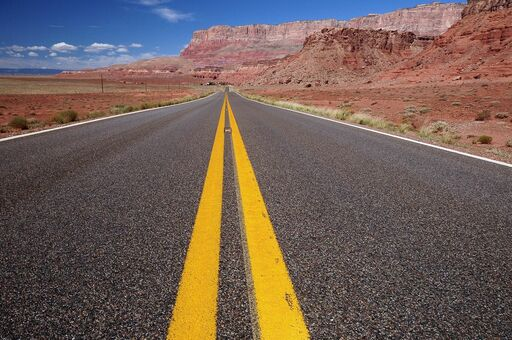
//> input picture route_low.jpg, 512 x 340 px
$ ./bouhadoune   (built with g++ and OpenCV 4)
//> lines starting //> are read from the running program, lines starting //| are printed output that depends on the picture; after the words box and inside, x2 and y2 are one past the last pixel; in counts of white or black regions, pixels touching at a corner belong together
#include <stdio.h>
#include <iostream>
#include <thread>
#include <vector>
#include <mutex>
#include <chrono>
#include <opencv4/opencv2/opencv.hpp>
using namespace cv;
using namespace std;

#include <sys/time.h>

#define PI 3.14159265
#define thetaStep 6      // Augmenté pour réduire le nombre d'orientations à tester
#define NUM_THREADS 4    // Nombre de threads pour la parallélisation
#define ROI_FACTOR 0.6   // Facteur pour la région d'intérêt (60% inférieure de l'image)
#define USE_IMAGE 1      // Utiliser une image au lieu de la caméra
#define BENCHMARK_RUNS 50 // Nombre d'exécutions pour le benchmark

// Mutex pour l'accès concurrent à l'accumulateur Hough
std::mutex acc_mutex;

// Structure pour passer les paramètres aux threads
struct ThreadParams {
    Mat* frame;
    int* filterGX;
    int* filterGY;
    int size;
    Mat* out;
    int limit;
    int startRow;
    int endRow;
};

// Version threadée et optimisée de l'algorithme de Sobel
// [59 lines left out: functions SobelThread, SobelMultiThread, not called in this run]

// Version optimisée de la transformée de Hough pour chaque thread
void HoughThread(const Mat& frame, Mat& acc, int startRow, int endRow) {
    const int cols = frame.cols;
    const int step = frame.step;
    const double angleStep = thetaStep * PI / 180.0;

    // Précalcul des sinus et cosinus pour toutes les orientations
    const int angleCount = 180 / thetaStep;
    vector<double> cosTable(angleCount);
    vector<double> sinTable(angleCount);

    for (int t = 0; t < angleCount; t++) {
        double theta = t * angleStep;
        cosTable[t] = cos(theta);
        sinTable[t] = sin(theta);
    }

    for (int i = startRow; i < endRow; i++) {
        const uchar* row = frame.ptr<uchar>(i);

        for (int j = 0; j < cols; j++) {
            if (row[j] > 0) {  // Pixel est un bord
                for (int t = 0; t < angleCount; t++) {
                    double rho = j * cosTable[t] + i * sinTable[t];
                    if (rho > 0) {
                        int rhoIndex = cvRound(rho);

                        // Protection de l'accès concurrent à l'accumulateur
                        acc_mutex.lock();
                        acc.at<ushort>(t, rhoIndex) += 1;
                        acc_mutex.unlock();
                    }
                }
            }
        }
    }
}

// Transformée de Hough multi-threadée optimisée avec région d'intérêt
void HoughMultiThread(const Mat& frame, Mat& acc, Mat& f) {
    std::vector<std::thread> threads;

    // Calcul de la région d'intérêt (ROI) - partie inférieure de l'image
    int roiStartRow = frame.rows * (1 - ROI_FACTOR);
    int rowsPerThread = (frame.rows - roiStartRow) / NUM_THREADS;

    // Lancement des threads pour la transformée de Hough
    for (int i = 0; i < NUM_THREADS; i++) {
        int startRow = roiStartRow + i * rowsPerThread;
        int endRow = (i == NUM_THREADS - 1) ? frame.rows : roiStartRow + (i + 1) * rowsPerThread;

        threads.push_back(std::thread(HoughThread, std::ref(frame), std::ref(acc), startRow, endRow));
    }

    // Attente de la fin de tous les threads
    for (auto& t : threads) {
        t.join();
    }

    // Extraction des lignes à partir de l'accumulateur
    vector<Vec4i> lines;

    // Trouver les maxima locaux dans l'accumulateur
    for (int i = 0; i < 8; i++) {  // Limité à 8 lignes pour plus de rapidité
        cv::Point min_loc, max_loc;
        double min, max;
        cv::minMaxLoc(acc, &min, &max, &min_loc, &max_loc);

        if (max < 20) break;  // Seuil minimum pour considérer un pic comme une ligne

        // Convertir les coordonnées polaires en cartésiennes
        int theta = max_loc.y * thetaStep;
        double a = cos(theta * PI / 180);
        double b = sin(theta * PI / 180);
        double x0 = a * max_loc.x;
        double y0 = b * max_loc.x;

        // Calculer les points de la ligne
        Point pt1, pt2;
        pt1.x = cvRound(x0 + 1000 * (-b));
        pt1.y = cvRound(y0 + 1000 * (a));
        pt2.x = cvRound(x0 - 1000 * (-b));
        pt2.y = cvRound(y0 - 1000 * (a));

        // Enregistrer la ligne
        lines.push_back(Vec4i(pt1.x, pt1.y, pt2.x, pt2.y));

        // Effacer le maximum pour en trouver un nouveau
        acc.at<ushort>(max_loc) = 0;

        // Supprimer les pics proches pour éviter les lignes redondantes
        for (int dy = -2; dy <= 2; dy++) {
            for (int dx = -2; dx <= 2; dx++) {
                Point neighbour = max_loc + Point(dx, dy);
                if (neighbour.x >= 0 && neighbour.x < acc.cols &&
                    neighbour.y >= 0 && neighbour.y < acc.rows) {
                    acc.at<ushort>(neighbour) = 0;
                }
            }
        }
    }

    // Dessiner les lignes
    for (const auto& line : lines) {
        cv::line(f, Point(line[0], line[1]), Point(line[2], line[3]), Scalar(0, 0, 255), 2);
    }
}

// Fonction optimisée de calcul d'angle pour la conduite autonome
double calculateSteeringAngle(const Mat& acc, const Mat& frame) {
    cv::Point min_loc, max_loc;
    double min, max;
    cv::minMaxLoc(acc, &min, &max, &min_loc, &max_loc);

    if (max < 10) return 0.0;  // Pas assez de votes pour une ligne fiable

    // Calcul de l'angle à partir de la ligne la plus forte
    double theta = (double)max_loc.y * thetaStep;

    // Normalisation de l'angle entre -90 et 90 degrés
    double steeringAngle = theta - 90;
    if (steeringAngle < -90) steeringAngle += 180;
    if (steeringAngle > 90) steeringAngle -= 180;

    return steeringAngle;
}

// Calcul optimisé de la différence de temps en millisecondes
int diff_ms(timeval t1, timeval t2) {
    return (((t1.tv_sec - t2.tv_sec) * 1000000) + (t1.tv_usec - t2.tv_usec)) / 1000;
}

// Conversion RGB vers niveaux de gris optimisée
void RGBtoGrayScale(const Mat& rgb, Mat& grayscale) {
    // Utilisation directe de la fonction optimisée d'OpenCV
    cvtColor(rgb, grayscale, COLOR_BGR2GRAY);
}

// Version optimisée du filtre de détection de bords pour une meilleure performance
void FastEdgeDetection(const Mat& src, Mat& dst, int threshold) {
    // Créer une copie pour accès rapide
    Mat gray = src.clone();
    dst = Mat::zeros(src.size(), CV_8UC1);

    const int rows = src.rows;
    const int cols = src.cols;

    #pragma omp parallel for
    for (int i = 1; i < rows - 1; i++) {
        const uchar* prev = gray.ptr<uchar>(i - 1);
        const uchar* curr = gray.ptr<uchar>(i);
        const uchar* next = gray.ptr<uchar>(i + 1);
        uchar* out = dst.ptr<uchar>(i);

        for (int j = 1; j < cols - 1; j++) {
            // Opérateur Sobel 3x3 simplifié avec accès direct aux pixels
            int gx = (prev[j+1] - prev[j-1]) +
                     2 * (curr[j+1] - curr[j-1]) +
                     (next[j+1] - next[j-1]);

            int gy = (next[j-1] - prev[j-1]) +
                     2 * (next[j] - prev[j]) +
                     (next[j+1] - prev[j+1]);

            int sum = abs(gx) + abs(gy);  // Manhattan distance pour plus de rapidité
            out[j] = sum > threshold ? 255 : 0;
        }
    }
}

int main(int argc, char** argv) {
    printf("Démarrage du système optimisé de détection de lignes\n");

    // Vecteurs pour stocker les résultats de benchmark
    vector<double> processing_times;
    vector<double> fps_values;

    // Charger l'image d'entrée
    Mat frame = imread("route_low.jpg", IMREAD_COLOR);
//> frame is the input picture: 340 rows x 512 cols, CV_8UC3; mean B, G, R 87.6, 96.1, 113.8
    if (frame.empty()) {
        printf("Erreur: Impossible de charger l'image 'route_low.jpg'\n");
        return -1;
    }

    // Réduire la taille de l'image pour améliorer les performances
    resize(frame, frame, Size(), 0.5, 0.5, INTER_AREA);
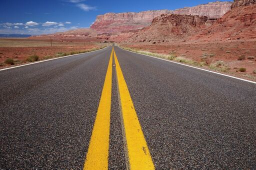
//> frame: 170 rows x 256 cols, CV_8UC3; mean B, G, R 87.7, 96.2, 113.9

    printf("Configuration du système\n");
    printf("Dimensions de l'image: %d lignes, %d colonnes\n", frame.rows, frame.cols);
//| Dimensions de l'image: 170 lignes, 256 colonnes

    // Préparation des matrices
    int accWidth = cvRound(sqrt(pow(frame.cols, 2) + pow(frame.rows, 2)));
//> accWidth = 307
    Mat acc = Mat::zeros(180/thetaStep, accWidth, CV_16UC1);
    Mat grayscale, sobel;

    // Filtres Sobel précalculés
    int filterGX[9] = {-1, 0, 1, -2, 0, 2, -1, 0, 1};
    int filterGY[9] = {-1, -2, -1, 0, 0, 0, 1, 2, 1};
    int convSize = 3;

    // Création des fenêtres d'affichage
    namedWindow("Image avec lignes détectées", WINDOW_NORMAL);
    namedWindow("Contours détectés", WINDOW_NORMAL);
    namedWindow("Accumulateur Hough", WINDOW_NORMAL);

    // Faire le benchmark sur plusieurs exécutions
    for (int run = 0; run < BENCHMARK_RUNS; run++) {
        Mat frameCopy = frame.clone();
        acc = Mat::zeros(180/thetaStep, accWidth, CV_16UC1);

        // Mesurer le temps d'exécution
        auto start = chrono::high_resolution_clock::now();

        // Étape 1: Conversion en niveaux de gris
        RGBtoGrayScale(frameCopy, grayscale);

        // Étape 2: Flou gaussien avec noyau optimisé
        GaussianBlur(grayscale, grayscale, Size(5, 5), 1.5);

        // Étape 3: Détection de contours optimisée
        sobel = Mat::zeros(grayscale.size(), CV_8UC1);
        FastEdgeDetection(grayscale, sobel, 30);

        // Étape 4: Transformée de Hough multi-threadée
        HoughMultiThread(sobel, acc, frameCopy);

        // Étape 5: Calcul de l'angle de direction
        double steeringAngle = calculateSteeringAngle(acc, frameCopy);

        auto end = chrono::high_resolution_clock::now();
        double processing_time = chrono::duration_cast<chrono::milliseconds>(end - start).count();
        double fps = 1000.0 / processing_time;

        processing_times.push_back(processing_time);
        fps_values.push_back(fps);

        // Afficher les statistiques
        char text[100];
        sprintf(text, "FPS: %.2f | Angle: %.2f deg | Run: %d/%d",
                fps, steeringAngle, run+1, BENCHMARK_RUNS);
        putText(frameCopy, text, Point(20, 30), FONT_HERSHEY_SIMPLEX, 0.7, Scalar(0, 255, 0), 2);

        // Afficher une flèche indiquant la direction
        Point center(frameCopy.cols / 2, frameCopy.rows - 30);
        Point direction(center.x + sin(steeringAngle * PI / 180) * 50,
                       center.y - cos(steeringAngle * PI / 180) * 50);
        arrowedLine(frameCopy, center, direction, Scalar(0, 255, 0), 2);

        // Afficher les résultats
        imshow("Image avec lignes détectées", frameCopy);
        imshow("Contours détectés", sobel);

        // Normaliser l'accumulateur pour l'affichage
        Mat acc_display;
        normalize(acc, acc_display, 0, 255, NORM_MINMAX, CV_8UC1);
        imshow("Accumulateur Hough", acc_display);

        waitKey(100); // Petit délai pour voir l'évolution
    }
//> this loop made 50 passes
//> pass 1, in RGBtoGrayScale, `cvtColor(rgb, grayscale, COLOR_BGR2GRAY);`:
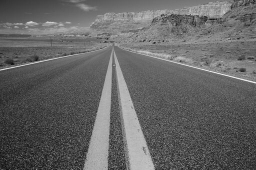
//> grayscale: 170 rows x 256 cols, CV_8UC1; min 14, max 240, mean 100.6
//> pass 1, `GaussianBlur(grayscale, grayscale, Size(5, 5), 1.5);`:
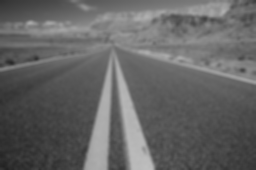
//> grayscale: 170 rows x 256 cols, CV_8UC1; min 34, max 190, mean 100.6
//> pass 1, `FastEdgeDetection(grayscale, sobel, 30);`:
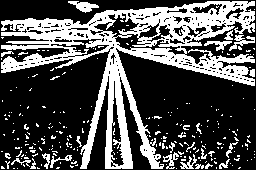
//> sobel: 170 rows x 256 cols, CV_8UC1; 32.1% white; 254 white regions (229 under 20 px), largest, box (x1, y1, x2, y2) and area: (1, 1, 255, 169) 11714, (68, 1, 99, 13) 184, (229, 35, 255, 51) 154
//> pass 1, `HoughMultiThread(sobel, acc, frameCopy);`:
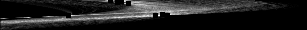
//> acc: 30 rows x 307 cols, CV_16UC1; min 0, max 90, mean 11.9; drawn with min black and max white

    // Calculer les statistiques
    double avg_time = 0, min_time = 1e9, max_time = 0;
    double avg_fps = 0, min_fps = 1e9, max_fps = 0;
    double variance = 0;

    for (int i = 0; i < BENCHMARK_RUNS; i++) {
        avg_time += processing_times[i];
        avg_fps += fps_values[i];

        if (processing_times[i] < min_time) min_time = processing_times[i];
        if (processing_times[i] > max_time) max_time = processing_times[i];

        if (fps_values[i] < min_fps) min_fps = fps_values[i];
        if (fps_values[i] > max_fps) max_fps = fps_values[i];
    }

    avg_time /= BENCHMARK_RUNS;
    avg_fps /= BENCHMARK_RUNS;

    // Calculer l'écart-type pour évaluer la stabilité
    for (double fps : fps_values) {
        variance += pow(fps - avg_fps, 2);
    }
    variance /= fps_values.size();
    double stdDev = sqrt(variance);
    double cv = (stdDev / avg_fps) * 100; // Coefficient de variation

    // Afficher le rapport final de certification
    printf("\n=== CERTIFICATION DE PERFORMANCE ===\n");
    printf("Nombre d'exécutions: %d\n", BENCHMARK_RUNS);
    printf("Temps moyen de traitement: %.2f ms\n", avg_time);
    printf("Temps minimum: %.2f ms\n", min_time);
    printf("Temps maximum: %.2f ms\n", max_time);
    printf("FPS moyen: %.2f\n", avg_fps);
    printf("FPS minimum: %.2f\n", min_fps);
    printf("FPS maximum: %.2f\n", max_fps);
    printf("Écart-type des FPS: %.2f\n", stdDev);
    printf("Coefficient de variation: %.2f%%\n", cv);
    printf("Certification temps réel: %s\n", (cv < 10.0) ? "STABLE" : "INSTABLE");

    // Attendre une touche avant de terminer
    printf("\nAppuyez sur une touche pour quitter...\n");
    waitKey(0);

    return 0;
}
